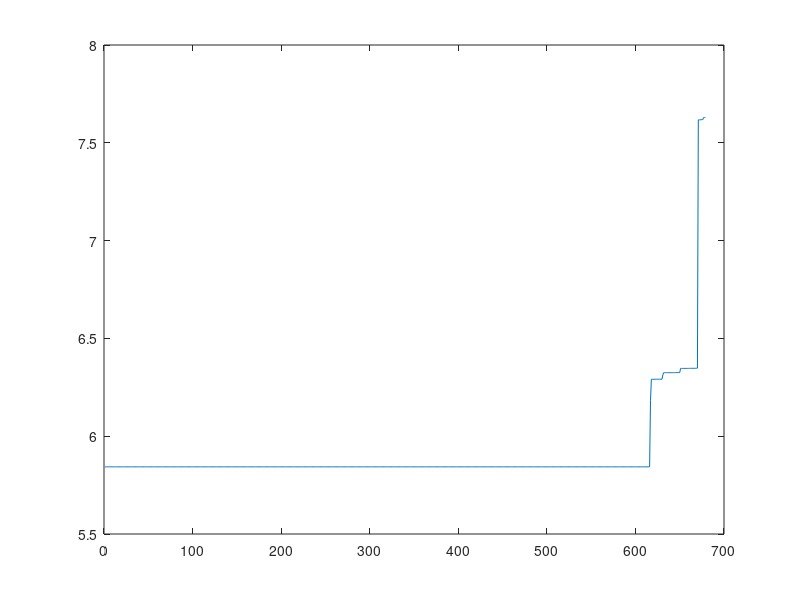

This figure's MATLAB source:
%% load data

% addpath('data and results')
load('Experiment_Output.mat','Experiment_Output')
load('Experiment_Parameters.mat');
%%

% extract error

NumSims=size(Experiment_Output,1);

errorvec = zeros(NumSims,1);

for k=1:NumSims
    localerror = Experiment_Output{k,6};
    errorvec(k) = localerror;
end

errorvecsorted=sort(errorvec);
plot(errorvecsorted(1:NumSims-50))

%% 


